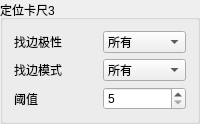
         <widget class="QGroupBox" name="groupBox_4">
          <property name="title">
           <string>定位卡尺3</string>
          </property>
          <layout class="QGridLayout" name="gridLayout_8">
           <item row="0" column="0">
            <widget class="QLabel" name="label_49">
             <property name="text">
              <string>找边极性</string>
             </property>
            </widget>
           </item>
           <item row="0" column="1">
            <widget class="QComboBox" name="comboBox_location_caliper3_transition">
             <item>
              <property name="text">
               <string>所有</string>
              </property>
             </item>
             <item>
              <property name="text">
               <string>黑到白</string>
              </property>
             </item>
             <item>
              <property name="text">
               <string>白到黑</string>
              </property>
             </item>
            </widget>
           </item>
           <item row="1" column="0">
            <widget class="QLabel" name="label_51">
             <property name="text">
              <string>找边模式</string>
             </property>
            </widget>
           </item>
           <item row="1" column="1">
            <widget class="QComboBox" name="comboBox_location_caliper3_select">
             <item>
              <property name="text">
               <string>所有</string>
              </property>
             </item>
             <item>
              <property name="text">
               <string>第一边</string>
              </property>
             </item>
             <item>
              <property name="text">
               <string>最后一边</string>
              </property>
             </item>
            </widget>
           </item>
           <item row="2" column="0">
            <widget class="QLabel" name="label_53">
             <property name="text">
              <string>阈值</string>
             </property>
            </widget>
           </item>
           <item row="2" column="1">
            <widget class="QSpinBox" name="spinBox_location_caliper3_thre">
             <property name="minimum">
              <number>5</number>
             </property>
             <property name="maximum">
              <number>60</number>
             </property>
            </widget>
           </item>
          </layout>
         </widget>
